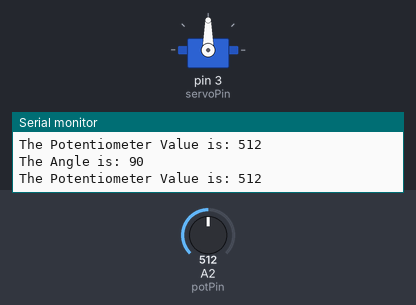
A sketch run on a simulated Arduino Uno, built with avr-gcc and run on an emulated ATmega328P. Shown: servo, the last lines printed to the serial monitor. The test bench sets the inputs (shaded band); at power-on: A2 (potPin) = 512.

Above: at 1.2 s.
1.3 s: A2 (potPin) set to 562
At 1.8 s:
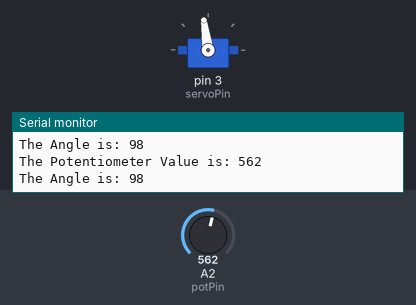
4.3 s: A2 (potPin) set to 576
At 5.0 s:
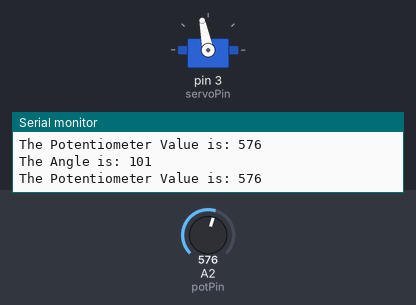
5.8 s: A2 (potPin) set to 306
At 6.6 s:
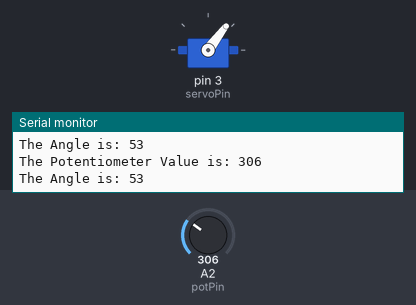
7.3 s: A2 (potPin) set to 104
At 8.4 s:
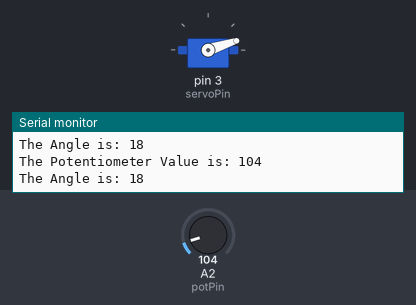
8.8 s: A2 (potPin) set to 90
At 10.2 s:
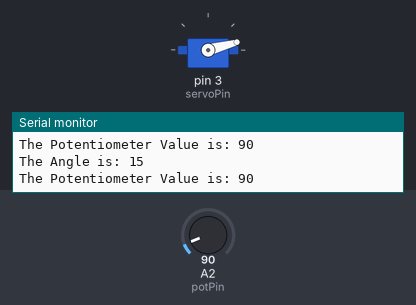
11.8 s: A2 (potPin) set to 122
At 13.1 s:
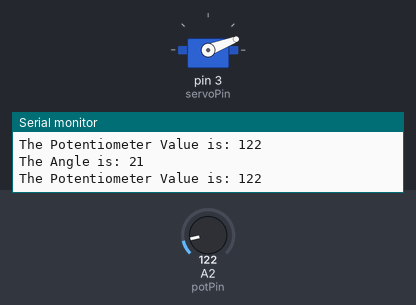
Timing chart, 0 to 14.3 s (numbered marks = the images above; inputs shaded):
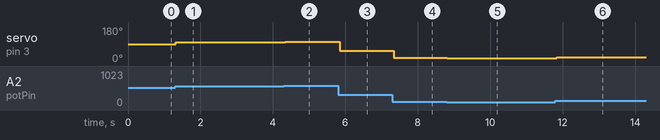

Measured:
- after the input at 1.3 s, servo on pin 3 (servoPin): 90° → 98° at once
- after the input at 4.3 s, servo on pin 3 (servoPin): 98° → 101° at once
- after the input at 5.8 s, servo on pin 3 (servoPin): 101° → 53° after 0.05 s
- after the input at 7.3 s, servo on pin 3 (servoPin): 53° → 18° at once
- after the input at 8.8 s, servo on pin 3 (servoPin): 18° → 15° at once
- after the input at 11.8 s, servo on pin 3 (servoPin): 15° → 21° at once

The sketch:

ServoWithPotentiometer.ino
```cpp
#include <Servo.h>

int potPin = A2;
int potVal;
int servoPin = 3;
int angle;
Servo myServo;

void setup() {
  Serial.begin(9600);
  pinMode(potPin, INPUT);

  myServo.attach(servoPin);
  myServo.write(0);
  // put your setup code here, to run once:

}

void loop() {
  potVal = analogRead(potPin);
  angle = 180. /1023. * potVal;

myServo.write(angle);

  Serial.print("The Potentiometer Value is: ");
  Serial.println(potVal);
  Serial.print("The Angle is: ");
  Serial.println(angle);

  // put your main code here, to run repeatedly:

}
```
